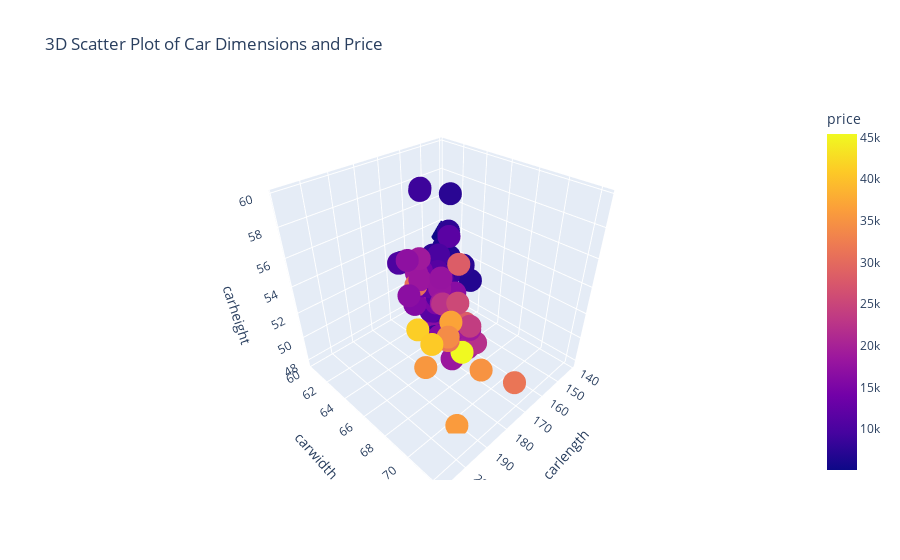

The notebook cell saved with this chart:
### Markdown cell above
#### Car dimensions and price

Since making a bigger car require more materials it is expected that larger cars will be more expensive. This can be summarized nicely in a 3D plot:

### Code cell
fig = px.scatter_3d(df, x='carlength', y='carwidth', z='carheight', color='price', title='3D Scatter Plot of Car Dimensions and Price')
fig.show()

### Figure 1 — Plotly figure (JSON) as saved in the notebook; plotly's stock layout.template omitted (floating-point values rounded to 4 significant figures; data arrays with more than 128 entries replaced by an {"elided": "..."} marker saying what was removed)
{"data": [{"hovertemplate": "carlength=%{x}<br>carwidth=%{y}<br>carheight=%{z}<br>price=%{marker.color}<extra></extra>", "legendgroup": "", "marker": {"color": {"elided": "205 float values"}, "coloraxis": "coloraxis", "symbol": "circle"}, "mode": "markers", "name": "", "scene": "scene", "showlegend": false, "type": "scatter3d", "x": {"elided": "205 float values"}, "y": {"elided": "205 float values"}, "z": {"elided": "205 float values"}}], "layout": {"coloraxis": {"colorbar": {"title": {"text": "price"}}, "colorscale": [[0, "#0d0887"], [0.1111, "#46039f"], [0.2222, "#7201a8"], [0.3333, "#9c179e"], [0.4444, "#bd3786"], [0.5556, "#d8576b"], [0.6667, "#ed7953"], [0.7778, "#fb9f3a"], [0.8889, "#fdca26"], [1, "#f0f921"]]}, "legend": {"tracegroupgap": 0}, "scene": {"domain": {"x": [0, 1], "y": [0, 1]}, "xaxis": {"title": {"text": "carlength"}}, "yaxis": {"title": {"text": "carwidth"}}, "zaxis": {"title": {"text": "carheight"}}}, "title": {"text": "3D Scatter Plot of Car Dimensions and Price"}}}
